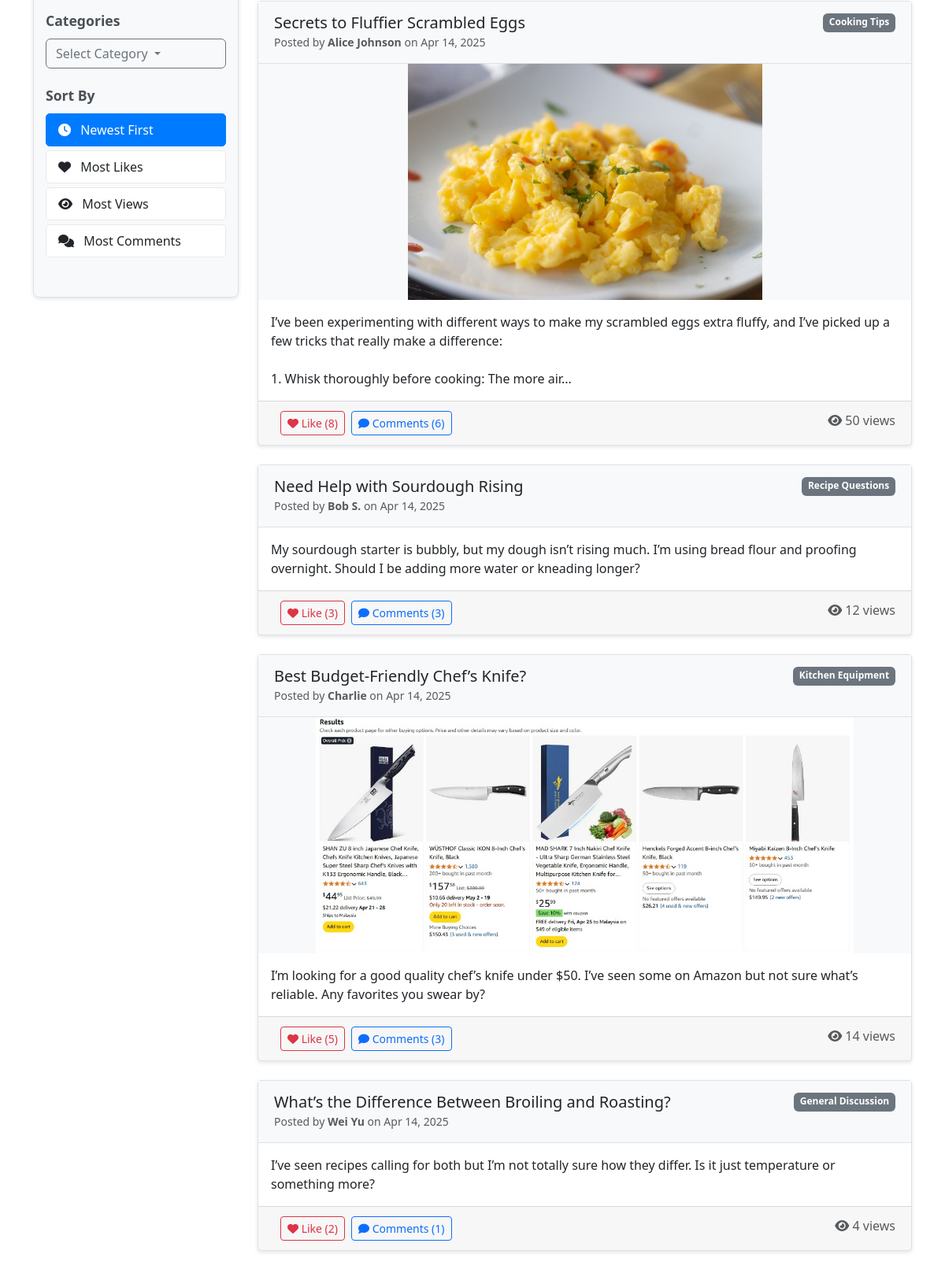
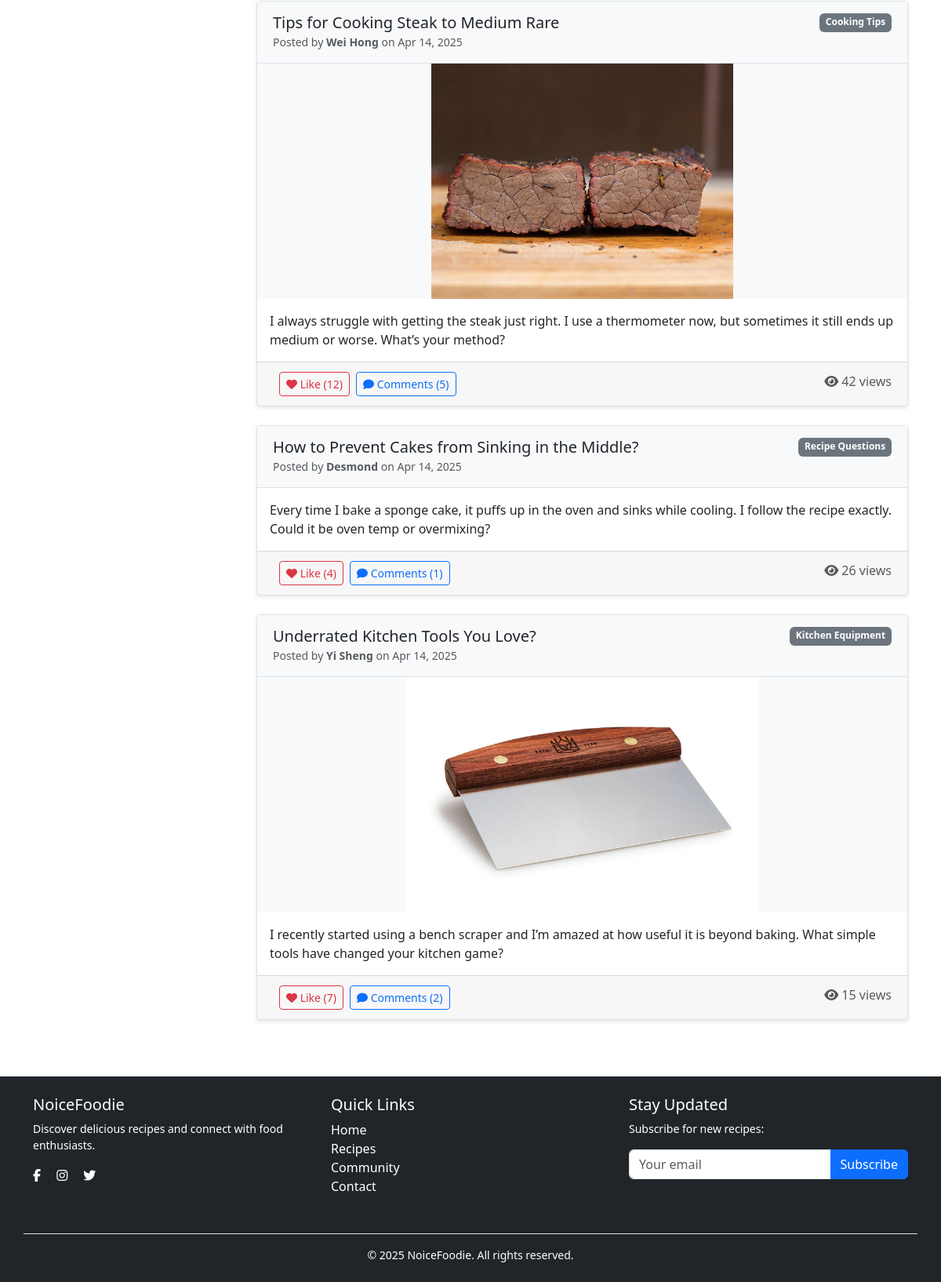
The app's page /community/community.php (lower part), older data (2 pictures, top to bottom).
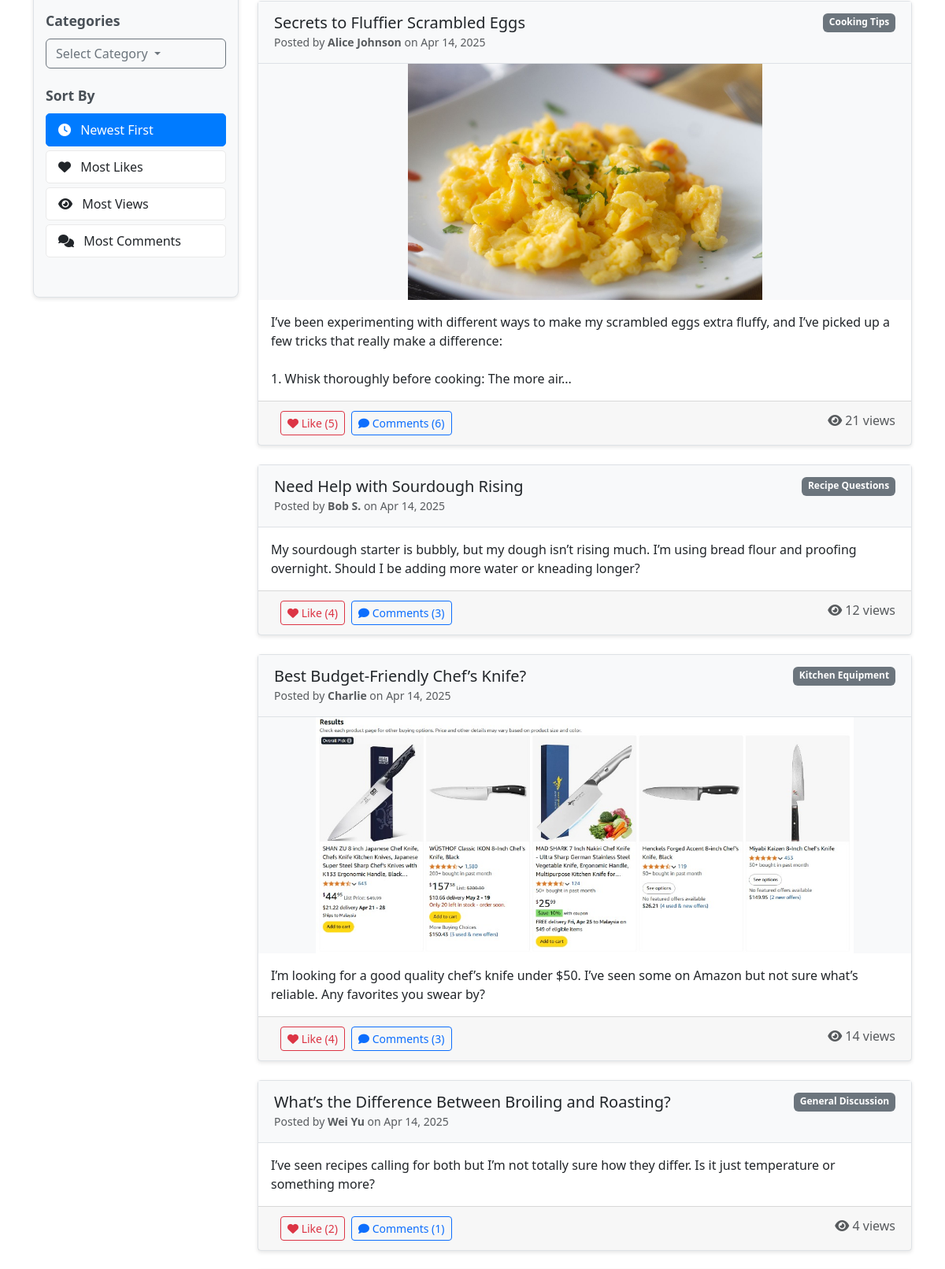
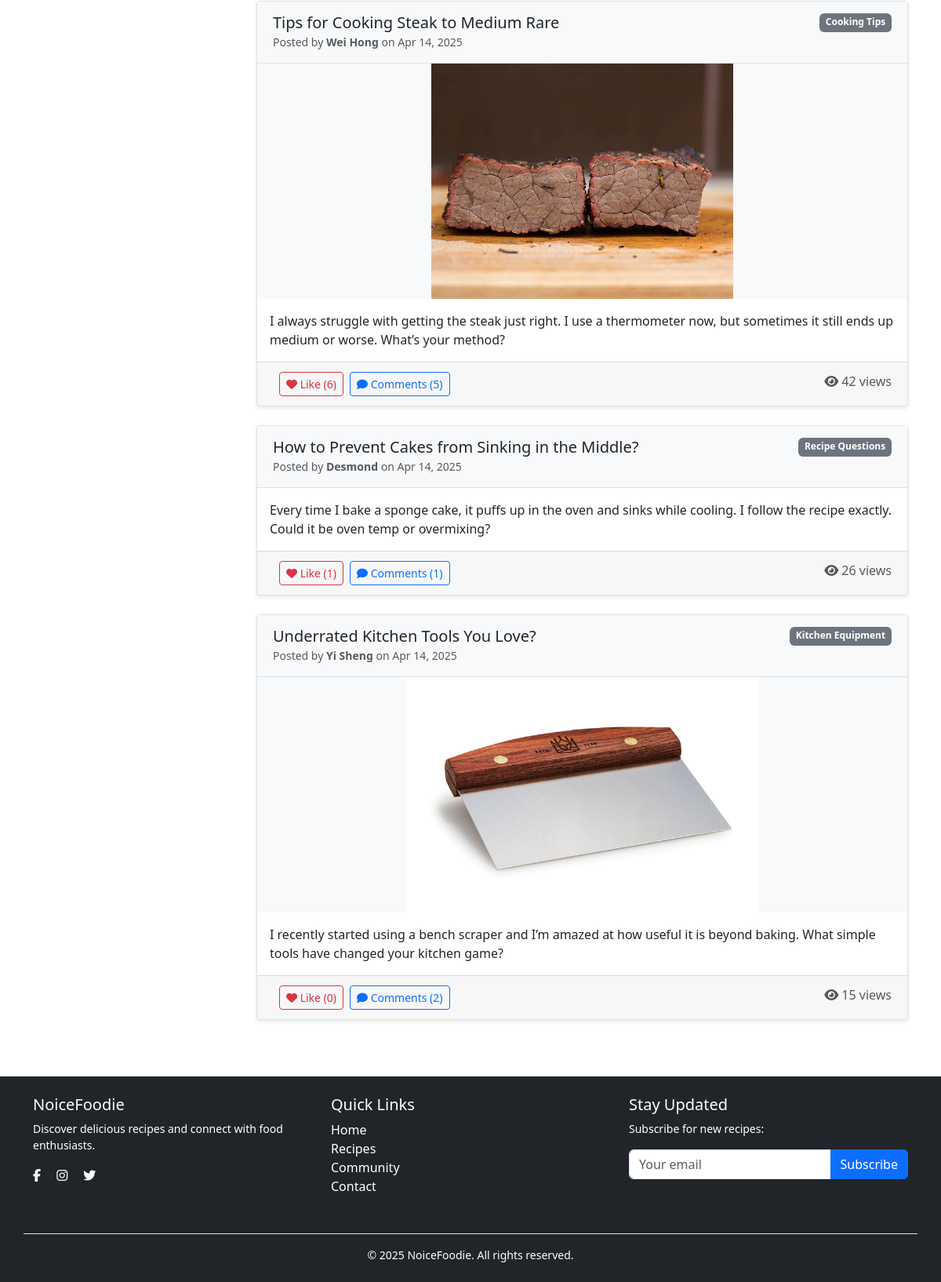
The same page, newer data (2 pictures, top to bottom).
### tables this page shows
CREATE TABLE IF NOT EXISTS discussion_posts (
    post_id INT AUTO_INCREMENT PRIMARY KEY,
    user_id INT NOT NULL,
    title VARCHAR(255) NOT NULL,
    content TEXT NOT NULL,
    image_url VARCHAR(255) DEFAULT NULL,
    category VARCHAR(100) NOT NULL,
    post_date TIMESTAMP DEFAULT CURRENT_TIMESTAMP,
    view_count INT DEFAULT 0,
    like_count INT DEFAULT 0,
    FOREIGN KEY (user_id) REFERENCES usersDB.users(user_id) ON DELETE CASCADE
);

CREATE TABLE users (
  user_id int(11) NOT NULL AUTO_INCREMENT PRIMARY KEY,
  username varchar(50) NOT NULL,
  nickname varchar(100) DEFAULT NULL,
  email varchar(100) NOT NULL,
  password varchar(255) NOT NULL,
  registration_date TIMESTAMP DEFAULT CURRENT_TIMESTAMP,
  reset_token varchar(255) DEFAULT NULL,
  reset_token_expiry datetime DEFAULT NULL,
  avatar int(11) DEFAULT 0,
  UNIQUE KEY email (email)
);

### community/community.php (the view, shortened to what this page needs)
<?php
require_once '../config/db.php';
$active_tab = isset($_GET['tab']) ? $_GET['tab'] : 'discussions';
$category_filter = isset($_GET['category']) ? htmlspecialchars($_GET['category']) : '';
$search_query = isset($_GET['search']) ? trim(htmlspecialchars($_GET['search'])) : '';
$sort_by = isset($_GET['sort']) ? htmlspecialchars($_GET['sort']) : 'newest';
$discussions_sql = "SELECT dp.*, u.nickname, u.avatar,
        (SELECT COUNT(*) FROM post_comments WHERE post_id = dp.post_id) AS comment_count
        FROM discussion_posts dp
        JOIN usersDB.users u ON dp.user_id = u.user_id";
switch ($sort_by) {
    case 'newest':
    default:
        $discussions_sql .= " ORDER BY dp.post_date DESC";
        break;
}
$stmt = $communityDB->prepare($discussions_sql);
$stmt->execute();
$discussions_result = $stmt->fetchAll(PDO::FETCH_ASSOC);
?>
<!DOCTYPE html>
<html lang="en">
<head>
    <link href="https://cdn.jsdelivr.net/npm/bootstrap@5.3.2/dist/css/bootstrap.min.css" rel="stylesheet">
    <link rel="stylesheet" href="https://cdnjs.cloudflare.com/ajax/libs/font-awesome/6.0.0/css/all.min.css">
    <link rel="stylesheet" href="css/community.css">
</head>
<body>
    <div class="container mt-4">
        <div class="tab-content">
            <div class="tab-pane <?php echo ($active_tab == 'discussions') ? 'active' : 'fade'; ?>">
                <div class="row">
                    <?php if ($active_tab == 'discussions'): ?>
                    <div class="col-md-3">
                        <div class="filter-sidebar">
                            <div class="filter-section mb-4">
                                <h5 class="filter-subheading">Categories</h5>
                                <div class="dropdown w-100 mb-3">
                                    <button class="btn btn-outline-secondary dropdown-toggle w-100 text-start" type="button" id="dropdownMenuButton" data-bs-toggle="dropdown" aria-expanded="false">
                                        <?= !empty($category_filter) ? htmlspecialchars($category_filter) : 'Select Category' ?>
                                    </button>
                                </div>
                            </div>
                            <div class="filter-section">
                                <h5 class="filter-subheading">Sort By</h5>
                                <div class="list-group">
                                    <a href="?tab=discussions<?= !empty($category_filter) ? '&category='.urlencode($category_filter) : '' ?><?= !empty($search_query) ? '&search='.urlencode($search_query) : '' ?>&sort=newest"
                                    class="list-group-item <?= ($sort_by == 'newest' || empty($sort_by)) ? 'active' : '' ?>">
                                        <i class="fas fa-clock me-2"></i> Newest First
                                    </a>
                                    <a href="?tab=discussions<?= !empty($category_filter) ? '&category='.urlencode($category_filter) : '' ?><?= !empty($search_query) ? '&search='.urlencode($search_query) : '' ?>&sort=most_likes"
                                    class="list-group-item <?= ($sort_by == 'most_likes') ? 'active' : '' ?>">
                                        <i class="fas fa-heart me-2"></i> Most Likes
                                    </a>
                                    <a href="?tab=discussions<?= !empty($category_filter) ? '&category='.urlencode($category_filter) : '' ?><?= !empty($search_query) ? '&search='.urlencode($search_query) : '' ?>&sort=most_views"
                                    class="list-group-item <?= ($sort_by == 'most_views') ? 'active' : '' ?>">
                                        <i class="fas fa-eye me-2"></i> Most Views
                                    </a>
                                    <a href="?tab=discussions<?= !empty($category_filter) ? '&category='.urlencode($category_filter) : '' ?><?= !empty($search_query) ? '&search='.urlencode($search_query) : '' ?>&sort=most_comments"
                                    class="list-group-item <?= ($sort_by == 'most_comments') ? 'active' : '' ?>">
                                        <i class="fas fa-comments me-2"></i> Most Comments
                                    </a>
                                </div>
                            </div>
                        </div>
                    </div>
                    <?php endif; ?>
                    <div class="<?= ($active_tab == 'discussions') ? 'col-md-9' : 'col-md-12' ?>">
                        <?php if (!empty($discussions_result)): ?>
                            <?php foreach($discussions_result as $row): ?>
                                <div class="card post-card mb-4">
                                    <div class="post-header">
                                        <div class="d-flex justify-content-between">
                                            <h5 class="card-title mb-0"><?php echo htmlspecialchars($row['title']); ?></h5>
                                            <span class="badge bg-secondary"><?php echo htmlspecialchars($row['category']); ?></span>
                                        </div>
                                        <small class="text-muted">
                                            Posted by
                                            <span class="fw-bold">
                                                <?php echo htmlspecialchars($row['nickname']); ?>
                                            </span>
                                            on <?php echo date('M d, Y', strtotime($row['post_date'])); ?>
                                        </small>
                                    </div>
                                    <?php if (!empty($row['image_url'])): ?>
                                        <div class="post-image">
                                        <?php
                                            if (strpos($row['image_url'], 'uploads/discussion_post_img/') !== false) {
                                                $image_path = '../' . $row['image_url'];
                                            } else if (strpos($row['image_url'], 'uploads/posts/') !== false) {
                                                $image_path = '../' . $row['image_url'];
                                            } else {
                                                $image_path = '../assets/community/discussion_posts_img/' . basename($row['image_url']);
                                            }
                                        ?>
                                            <img src="<?php echo htmlspecialchars($image_path); ?>" class="img-fluid" alt="Post Image">
                                        </div>
                                    <?php endif; ?>
                                    <div class="card-body">
                                        <p class="card-text"><?php echo nl2br(htmlspecialchars(substr($row['content'], 0, 200) . (strlen($row['content']) > 200 ? '...' : ''))); ?></p>
                                    </div>
                                    <div class="post-actions">
                                        <div class="d-flex">
                                            <?php
                                            $has_liked = false;
                                            $like_btn_class = 'btn-outline-danger';
                                            ?>
                                            <button class="btn btn-sm <?php echo $like_btn_class; ?> like-btn"
                                                    data-post-id="<?php echo $row['post_id']; ?>"
                                                    data-liked="<?php echo $has_liked ? 'true' : 'false'; ?>">
                                                <i class="fas fa-heart"></i> Like <span class="like-count">(<?php echo $row['like_count']; ?>)</span>
                                            </button>
                                            <button class="btn btn-sm btn-outline-primary ms-2 comment-btn"
                                                    data-post-id="<?php echo $row['post_id']; ?>"
                                                    data-bs-toggle="modal"
                                                    data-bs-target="#commentModal"
                                                    data-title="<?php echo htmlspecialchars($row['title']); ?>"
                                                    data-author="<?php echo htmlspecialchars($row['nickname']); ?>"
                                                    data-author-id="<?php echo $row['user_id']; ?>"
                                                    data-content="<?php echo htmlspecialchars($row['content']); ?>"
                                                    data-image="<?php echo !empty($row['image_url']) ? ($row['image_url']) : ''; ?>"
                                                    data-category="<?php echo htmlspecialchars($row['category']); ?>"
                                                    data-date="<?php echo $row['post_date']; ?>"
                                                    data-like-count="<?php echo $row['like_count']; ?>"
                                                    data-comment-count="<?php echo $row['comment_count']; ?>"
                                                    data-liked="<?php echo $has_liked ? 'true' : 'false'; ?>"
                                                    data-author-avatar="<?php echo isset($row['avatar']) ? $row['avatar'] : 0; ?>">
                                                <i class="fas fa-comment"></i> Comments (<?php echo $row['comment_count']; ?>)
                                            </button>
                                        </div>
                                        <div>
                                            <span class="text-muted"><i class="fas fa-eye"></i> <?php echo isset($row['view_count']) ? $row['view_count'] : 0; ?> views</span>
                                        </div>
                                    </div>
                                </div>
                            <?php endforeach; ?>
                        <?php endif; ?>
                    </div>
                </div>
            </div>
        </div>
    </div>
    <?php include_once '../includes/footer.php'; ?>
</body>
</html>

### includes/footer.php (shortened to what this page needs)
<footer class="bg-dark text-white py-4 mt-5">
    <div class="container">
        <div class="row">
            <div class="col-md-4 mb-3">
                <h5>NoiceFoodie</h5>
                <p class="small">Discover delicious recipes and connect with food enthusiasts.</p>
                <div class="social-links">
                    <a href="#" class="text-white me-3"><i class="fab fa-facebook-f"></i></a>
                    <a href="#" class="text-white me-3"><i class="fab fa-instagram"></i></a>
                    <a href="#" class="text-white"><i class="fab fa-twitter"></i></a>
                </div>
            </div>
            <div class="col-md-4 mb-3">
                <h5>Quick Links</h5>
                <ul class="list-unstyled">
                    <li><a href="<?php echo isset($base_url) ? $base_url : ''; ?>/asm/index.php" class="text-white text-decoration-none">Home</a></li>
                    <li><a href="<?php echo isset($base_url) ? $base_url : ''; ?>/asm/recipes/recipes.php" class="text-white text-decoration-none">Recipes</a></li>
                    <li><a href="<?php echo isset($base_url) ? $base_url : ''; ?>/asm/community/community.php" class="text-white text-decoration-none">Community</a></li>
                    <li><a href="<?php echo isset($base_url) ? $base_url : ''; ?>/contact.php" class="text-white text-decoration-none">Contact</a></li>
                </ul>
            </div>
            <div class="col-md-4">
                <h5>Stay Updated</h5>
                <p class="small">Subscribe for new recipes:</p>
                <div class="input-group">
                    <input type="email" class="form-control" placeholder="Your email">
                    <button class="btn btn-primary" type="button">Subscribe</button>
                </div>
            </div>
        </div>
        <div class="row mt-3 pt-3 border-top">
            <div class="col-md-12 text-center">
                <p class="small mb-0">&copy; <?php echo date('Y'); ?> NoiceFoodie. All rights reserved.</p>
            </div>
        </div>
    </div>
</footer>
</body>
</html>

### community/css/community.css (style rules this page uses)
.post-card { margin-bottom: 20px; box-shadow: 0 2px 5px rgba(0,0,0,0.1); transition: all 0.3s ease; border: 1px solid #dee2e6; border-radius: 0.25rem; }
.post-header { padding: 15px 20px; background-color: #f8f9fa; border-bottom: 1px solid #dee2e6; }
.post-actions { display: flex; justify-content: space-between; padding: 0.75rem 1.25rem; background-color: rgba(0, 0, 0, 0.03); border-top: 1px solid rgba(0, 0, 0, 0.125); }
.like-btn { transition: all 0.2s ease; margin-left: 8px; }
.tab-pane { display: none; }
.tab-pane.active { display: block; }
.post-image { padding: 0; overflow: hidden; max-height: 300px; display: flex; justify-content: center; align-items: center; background-color: #f8f9fa; }
.post-image img { max-width: 100%; max-height: 300px; object-fit: contain; }
.filter-sidebar { background-color: #f8f9fa; border: 1px solid #dee2e6; border-radius: 8px; padding: 20px 15px; box-shadow: 0 2px 5px rgba(0,0,0,0.1); height: fit-content; margin-bottom: 20px; }
.filter-subheading { font-size: 1.1rem; font-weight: 600; color: #495057; margin-bottom: 12px; }
.filter-section { margin-bottom: 25px; }
.filter-sidebar .list-group-item { border-radius: 5px; margin-bottom: 5px; transition: all 0.2s ease; border: 1px solid #eaeaea; padding: 8px 15px; }
.filter-sidebar .list-group-item.active { background-color: #007bff; border-color: #007bff; }
.filter-sidebar .dropdown-toggle { text-overflow: ellipsis; overflow: hidden; white-space: nowrap; }

Row changes from the older to the newer data that the page shows:
changed discussion_posts "Secrets to Fluffier Scrambled Eggs": like_count "8" → "5"; view_count "50" → "21"
changed discussion_posts "Need Help with Sourdough Rising": like_count "3" → "4"
changed discussion_posts "Best Budget-Friendly Chef’s Knife?": like_count "5" → "4"
changed discussion_posts "Tips for Cooking Steak to Medium Rare": like_count "12" → "6"
changed discussion_posts "How to Prevent Cakes from Sinking in the Middle?": like_count "4" → "1"
changed discussion_posts "Underrated Kitchen Tools You Love?": like_count "7" → "0"
